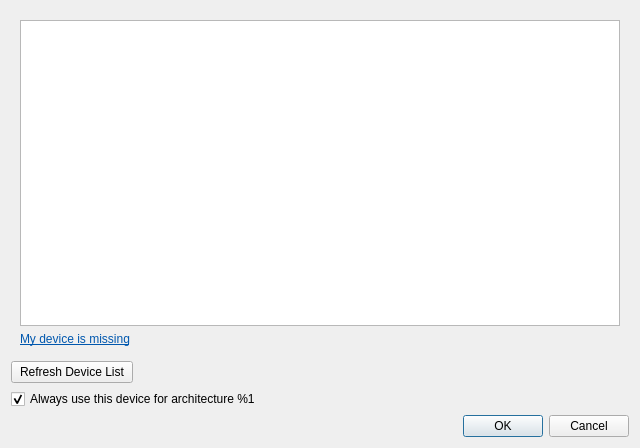
<?xml version="1.0" encoding="UTF-8"?>
<ui version="4.0">
 <class>AndroidDeviceDialog</class>
 <widget class="QDialog" name="AndroidDeviceDialog">
  <property name="geometry">
   <rect>
    <x>0</x>
    <y>0</y>
    <width>636</width>
    <height>448</height>
   </rect>
  </property>
  <property name="windowTitle">
   <string>Select Android Device</string>
  </property>
  <layout class="QGridLayout" name="gridLayout">
   <item row="3" column="0" colspan="2">
    <widget class="QCheckBox" name="defaultDeviceCheckBox">
     <property name="text">
      <string>Always use this device for architecture %1</string>
     </property>
     <property name="checked">
      <bool>true</bool>
     </property>
    </widget>
   </item>
   <item row="4" column="2">
    <widget class="QDialogButtonBox" name="buttonBox">
     <property name="orientation">
      <enum>Qt::Horizontal</enum>
     </property>
     <property name="standardButtons">
      <set>QDialogButtonBox::Cancel|QDialogButtonBox::Ok</set>
     </property>
    </widget>
   </item>
   <item row="2" column="0">
    <widget class="QPushButton" name="refreshDevicesButton">
     <property name="text">
      <string>Refresh Device List</string>
     </property>
    </widget>
   </item>
   <item row="0" column="0" colspan="3">
    <widget class="QStackedWidget" name="stackedWidget">
     <property name="currentIndex">
      <number>0</number>
     </property>
     <widget class="QWidget" name="devicesPage">
      <layout class="QGridLayout" name="gridLayout_3">
       <item row="1" column="0">
        <widget class="QTreeView" name="deviceView">
         <property name="minimumSize">
          <size>
           <width>600</width>
           <height>300</height>
          </size>
         </property>
        </widget>
       </item>
       <item row="2" column="0">
        <widget class="QLabel" name="missingLabel">
         <property name="text">
          <string>&lt;html&gt;&lt;head/&gt;&lt;body&gt;&lt;p&gt;&lt;a href=&quot;aaa&quot;&gt;&lt;span style=&quot; text-decoration: underline; color:#0057ae;&quot;&gt;My device is missing&lt;/span&gt;&lt;/a&gt;&lt;/p&gt;&lt;/body&gt;&lt;/html&gt;</string>
         </property>
         <property name="textFormat">
          <enum>Qt::RichText</enum>
         </property>
        </widget>
       </item>
      </layout>
     </widget>
     <widget class="QWidget" name="noDevicesPage">
      <layout class="QGridLayout" name="gridLayout_2">
       <item row="0" column="0">
        <widget class="QLabel" name="noDeviceFoundLabel">
         <property name="text">
          <string notr="true">&lt;html&gt;&lt;head/&gt;&lt;body&gt;&lt;p&gt;&lt;br/&gt;&lt;/p&gt;&lt;/body&gt;&lt;/html&gt;</string>
         </property>
         <property name="textFormat">
          <enum>Qt::RichText</enum>
         </property>
         <property name="alignment">
          <set>Qt::AlignLeading|Qt::AlignLeft|Qt::AlignTop</set>
         </property>
         <property name="wordWrap">
          <bool>true</bool>
         </property>
        </widget>
       </item>
      </layout>
     </widget>
    </widget>
   </item>
  </layout>
 </widget>
 <resources/>
 <connections>
  <connection>
   <sender>buttonBox</sender>
   <signal>accepted()</signal>
   <receiver>AndroidDeviceDialog</receiver>
   <slot>accept()</slot>
   <hints>
    <hint type="sourcelabel">
     <x>248</x>
     <y>254</y>
    </hint>
    <hint type="destinationlabel">
     <x>157</x>
     <y>274</y>
    </hint>
   </hints>
  </connection>
  <connection>
   <sender>buttonBox</sender>
   <signal>rejected()</signal>
   <receiver>AndroidDeviceDialog</receiver>
   <slot>reject()</slot>
   <hints>
    <hint type="sourcelabel">
     <x>316</x>
     <y>260</y>
    </hint>
    <hint type="destinationlabel">
     <x>286</x>
     <y>274</y>
    </hint>
   </hints>
  </connection>
 </connections>
</ui>
